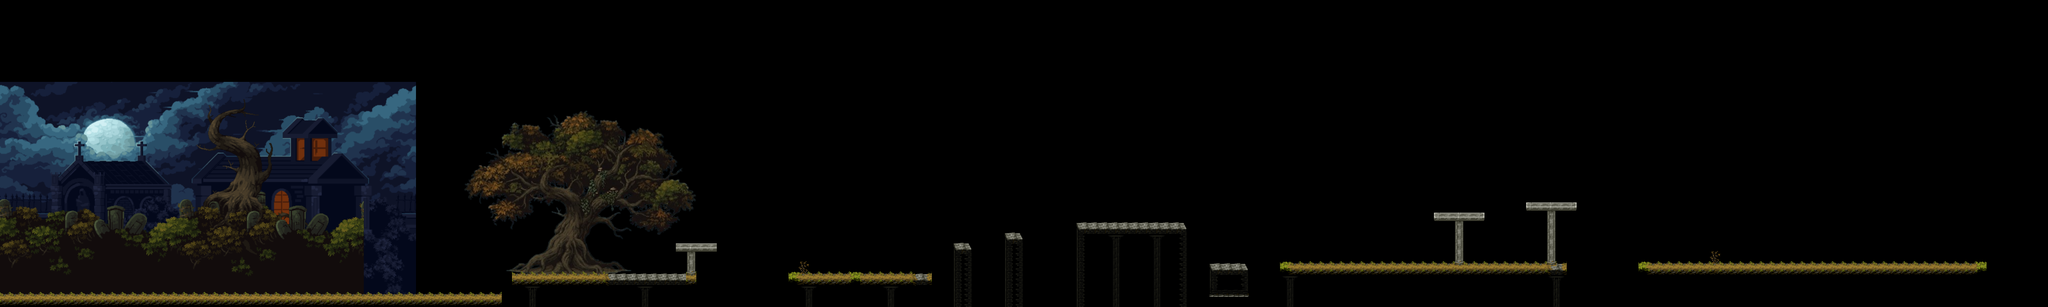

A level layout from a 2D game, rendered from its tile map. Below: a short description, then the map file with tile-grid data replaced by summaries:
An orthogonal 200x30 tile map with 32x32 px tiles, 1 tile layer (Capa de patrones 1), 5 image layers and 12 objects.

<map version="1.10" tiledversion="1.12.2" orientation="orthogonal" renderorder="right-up" width="200" height="30" tilewidth="32" tileheight="32" infinite="0" nextlayerid="15" nextobjectid="18">
 <tileset firstgid="1" source="../Tilesets/valdoriaTileSets.tsx" />
 <group id="6" name="Fondo" locked="1">
  <imagelayer id="2" name="Capa de Imagen 1" locked="1" offsetx="0" offsety="256" parallaxx="0.02" parallaxy="0" repeatx="1">
   <image source="../Tilesets/Background_0.png" width="1300" height="704" />
  </imagelayer>
  <imagelayer id="3" name="Capa de Imagen 1" locked="1" offsetx="0" offsety="256" parallaxx="0.08" parallaxy="0">
   <image source="../Tilesets/Background_1.png" width="1300" height="704" />
  </imagelayer>
  <imagelayer id="5" name="Capa de Imagen 1" locked="1" offsetx="568.75" offsety="294.875" parallaxx="0.2" parallaxy="0" repeatx="1">
   <image source="../Tilesets/Grass_background_2.png" width="569" height="672" />
  </imagelayer>
  <imagelayer id="4" name="Capa de Imagen 1" locked="1" offsetx="0" offsety="300" parallaxx="0.2" parallaxy="0" repeatx="1">
   <image source="../Tilesets/Grass_background_1.png" width="569" height="660" />
  </imagelayer>
 </group>
 <imagelayer id="14" name="arbolToChungo" offsetx="1336" offsety="344">
  <image source="../Tilesets/arbol nivel 3.png" width="922" height="528" />
 </imagelayer>
 <layer id="8" name="Capa de patrones 1" width="200" height="30">
  <data>[6000 cells, 775 non-empty, 44 distinct tile ids]</data>
 </layer>
 <objectgroup id="9" name="colisiones">
  <object id="2" x="0.666667" y="916.333" width="1567.33" height="43.6667" />
  <object id="3" x="1599.5" y="853.5" width="575.5" height="41.5" />
  <object id="5" x="2112" y="762.667" width="128.667" height="22" />
  <object id="6" x="2462" y="854.5" width="386.5" height="37.5" />
  <object id="9" x="2979.82" y="761.273" width="55.8182" height="24.5455" />
  <object id="10" x="3139.25" y="730" width="56" height="21" />
  <object id="11" x="3362.67" y="697.667" width="342.667" height="19" />
  <object id="12" x="3780" y="825.333" width="117.333" height="23.3333" />
  <object id="13" x="4000" y="822.667" width="897.667" height="39.6667" />
  <object id="15" x="4481.33" y="665" width="157.667" height="26.6667" />
  <object id="16" x="4769" y="634.5" width="158.5" height="25" />
  <object id="17" x="5119.67" y="822" width="1089" height="43.6667" />
 </objectgroup>
</map>
